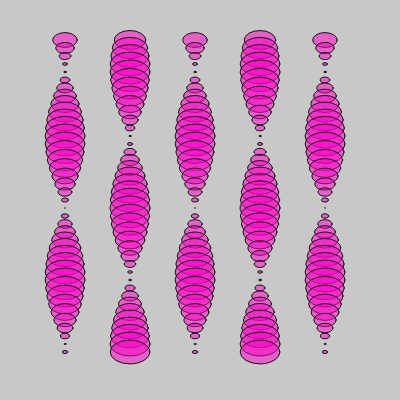
Frame 1 (no input)
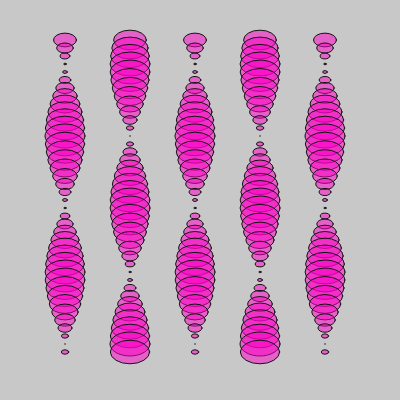
Frame 60 (no input)
Frame 120 (the mouse pressed at the canvas centre since frame 60): identical to frame 60, image omitted

The p5.js sketch that drew these frames (run headless with seeded random() and noise() and a simulated clock; from frame 60 on, the mouse is pressed at the canvas centre):

// p5.js sketch
// ── sketch.js
var j = 0;

function setup() {
	createCanvas(400, 400);
	angleMode(DEGREES);
	stroke(20);
	strokeWeight(1);
	fill(255, 0, 200, 130);
}

function draw() {
	background(200);
	wavedraw(40, 65 * 1, 360, 0);
	wavedraw(40, 65 * 2, 360, 90);
	wavedraw(40, 65 * 3, 360, 0);
	wavedraw(40, 65 * 4, 360, 90);
	wavedraw(40, 65 * 5, 360, 0);
	j -= 3;
}

function wavedraw(startY, startX, endY, phase) {
	for (var i = startY; i < endY; i += 8) {
		let r = (cos(i * 1.3 + j + phase) * width) / 10;

		ellipse(startX, i, r, r * 0.6);
	}
}
